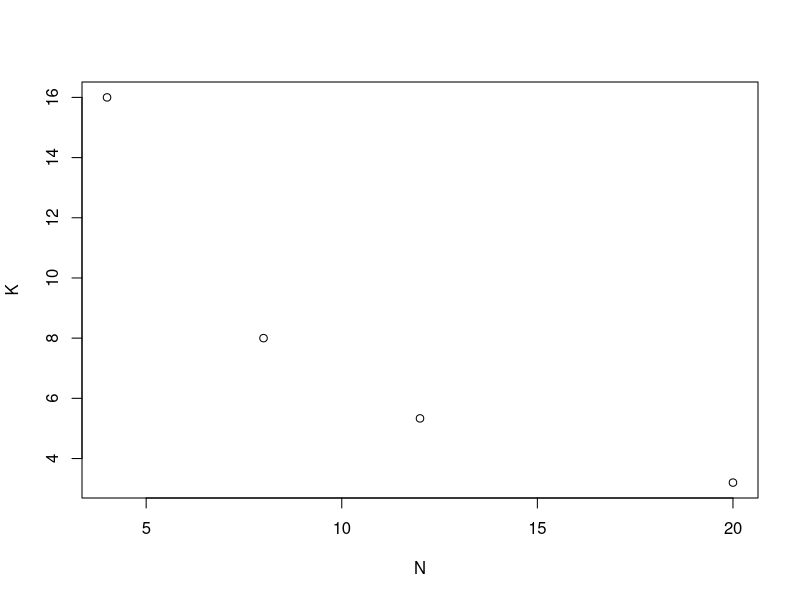
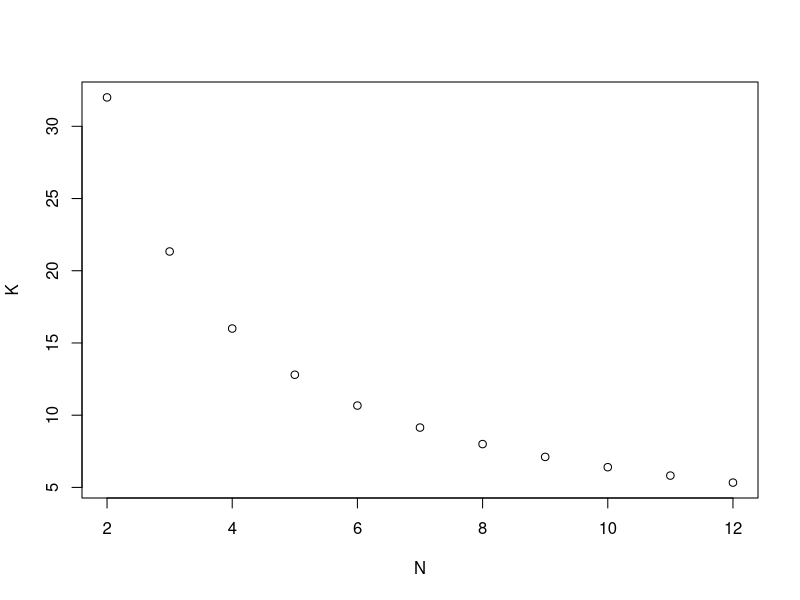
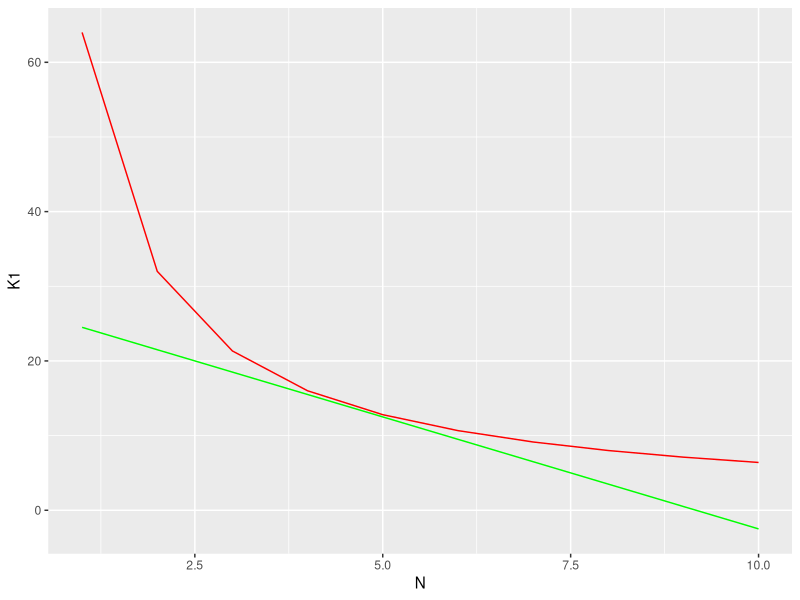
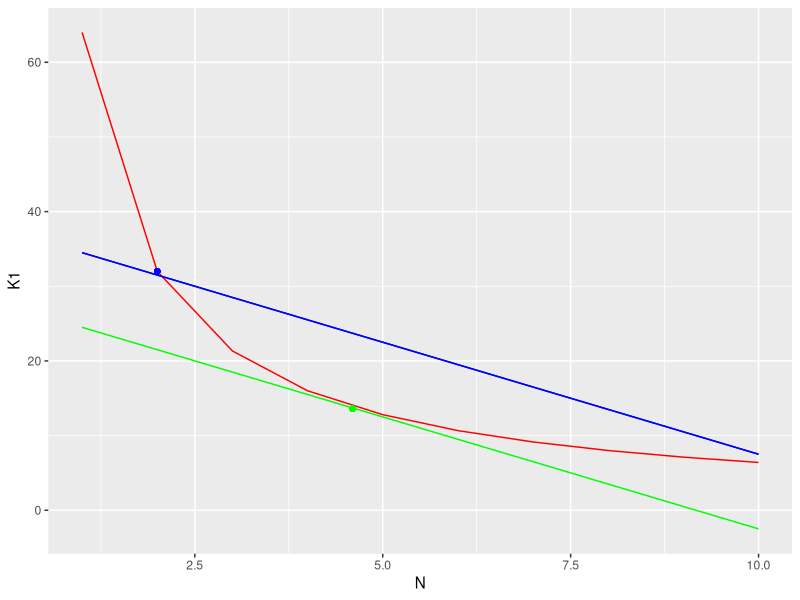

These charts were generated, in order, by the following R code:
## ---- chunk 1
N <- c(4:20)
K <-64/N
N <- c(4,8,12,20)
K <-64/N
# Plotte resultatene i et diagram
plot(N,K)
## ---- chunk 2
#16/4
N <- c(2:12)
K <-64/N
plot(N,K)
## ---- chunk 3
    N <- c(1:10)
    K_1 <-64/N
    #
    C <- 110  #  110
    K_2 <- (C-12*N)/4
    C_m <- 150  #  110
    K_3 <- (C_m-12*N)/4

    # Plotte resultatene i et diagram
    library(ggplot2)
    df <- data.frame(N=N,K1=K_1,K2=K_2,K3=K_3)
    g <- ggplot2::ggplot(df, aes(N))
    g <- g + geom_line(aes(y=K1), colour="red")
    g <- g + geom_line(aes(y=K2), colour="green")
    g
## ---- chunk 4
    g +   geom_point(aes(x=2, y=32), colour="blue") + geom_line(aes(y=K3), colour="blue") + geom_point(aes(x=4.6, y=13.6), colour="green") + geom_line(aes(y=K3), colour="blue")
